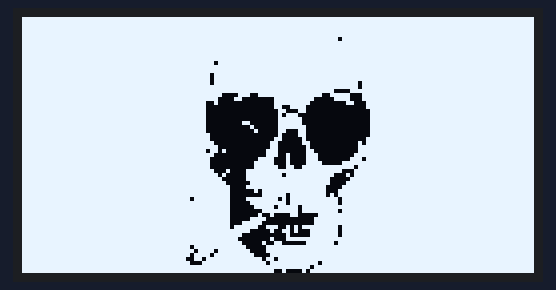
Simulated run of this sketch. Board: Arduino Uno, built with avr-gcc and run on an emulated ATmega328P. On the bench: 128×64 one-colour display.

Above: at 0.1 s.

The sketch:

jamie.ino
```cpp
#include <SPI.h>
#include <Wire.h>
#include <Adafruit_GFX.h>
#include <Adafruit_SSD1306.h>

#define SCREEN_WIDTH 128  // OLED display width, in pixels
#define SCREEN_HEIGHT 64  // OLED display height, in pixels

// Declaration for SSD1306 display connected using I2C
#define OLED_RESET -1  // Reset pin # (or -1 if sharing Arduino reset pin)
#define SCREEN_ADDRESS 0x3C
Adafruit_SSD1306 display(SCREEN_WIDTH, SCREEN_HEIGHT, &Wire, OLED_RESET);

// Declaration for SSD1306 display connected using software SPI:
//#define OLED_MOSI   9
//#define OLED_CLK   10
//#define OLED_DC    11
//#define OLED_CS    12
//#define OLED_RESET 13
//Adafruit_SSD1306 display(SCREEN_WIDTH, SCREEN_HEIGHT, OLED_MOSI, OLED_CLK, OLED_DC, OLED_RESET, OLED_CS);

// Bitmap of jamie Image
const unsigned char jamie [] PROGMEM = {
	0xff, 0xff, 0xff, 0xff, 0xff, 0xff, 0xff, 0xff, 0xff, 0xff, 0xff, 0xff, 0xff, 0xff, 0xff, 0xff,
	0xff, 0xff, 0xff, 0xff, 0xff, 0xff, 0xff, 0xff, 0xff, 0xff, 0xff, 0xff, 0xff, 0xff, 0xff, 0xff,
	0xff, 0xff, 0xff, 0xff, 0xff, 0xff, 0xff, 0xff, 0xff, 0xff, 0xff, 0xff, 0xff, 0xff, 0xff, 0xff,
	0xff, 0xff, 0xff, 0xff, 0xff, 0xff, 0xff, 0xff, 0xff, 0xff, 0xff, 0xff, 0xff, 0xff, 0xff, 0xff,
	0xff, 0xff, 0xff, 0xff, 0xff, 0xff, 0xff, 0xff, 0xff, 0xff, 0xff, 0xff, 0xff, 0xff, 0xff, 0xff,
	0xff, 0xff, 0xff, 0xff, 0xff, 0xff, 0xff, 0xff, 0xff, 0xfe, 0xff, 0xff, 0xff, 0xff, 0xff, 0xff,
	0xff, 0xff, 0xff, 0xff, 0xff, 0xff, 0xff, 0xff, 0xff, 0xff, 0xff, 0xff, 0xff, 0xff, 0xff, 0xff,
	0xff, 0xff, 0xff, 0xff, 0xff, 0xff, 0xff, 0xff, 0xff, 0xff, 0xff, 0xff, 0xff, 0xff, 0xff, 0xff,
	0xff, 0xff, 0xff, 0xff, 0xff, 0xff, 0xff, 0xff, 0xff, 0xff, 0xff, 0xff, 0xff, 0xff, 0xff, 0xff,
	0xff, 0xff, 0xff, 0xff, 0xff, 0xff, 0xff, 0xff, 0xff, 0xff, 0xff, 0xff, 0xff, 0xff, 0xff, 0xff,
	0xff, 0xff, 0xff, 0xff, 0xff, 0xff, 0xff, 0xff, 0xff, 0xff, 0xff, 0xff, 0xff, 0xff, 0xff, 0xff,
	0xff, 0xff, 0xff, 0xff, 0xff, 0xff, 0x7f, 0xff, 0xff, 0xff, 0xff, 0xff, 0xff, 0xff, 0xff, 0xff,
	0xff, 0xff, 0xff, 0xff, 0xff, 0xff, 0xff, 0xff, 0xff, 0xff, 0xff, 0xff, 0xff, 0xff, 0xff, 0xff,
	0xff, 0xff, 0xff, 0xff, 0xff, 0xff, 0xff, 0xff, 0xff, 0xff, 0xff, 0xff, 0xff, 0xff, 0xff, 0xff,
	0xff, 0xff, 0xff, 0xff, 0xff, 0xfe, 0xff, 0xff, 0xff, 0xff, 0xff, 0xff, 0xff, 0xff, 0xff, 0xff,
	0xff, 0xff, 0xff, 0xff, 0xff, 0xfe, 0xff, 0xff, 0xff, 0xff, 0xff, 0xff, 0xff, 0xff, 0xff, 0xff,
	0xff, 0xff, 0xff, 0xff, 0xff, 0xfe, 0xff, 0xff, 0xff, 0xff, 0xf7, 0xff, 0xff, 0xff, 0xff, 0xff,
	0xff, 0xff, 0xff, 0xff, 0xff, 0xff, 0xff, 0xff, 0xff, 0xff, 0xf7, 0xff, 0xff, 0xff, 0xff, 0xff,
	0xff, 0xff, 0xff, 0xff, 0xff, 0xff, 0xff, 0xff, 0xff, 0xfc, 0x3f, 0xff, 0xff, 0xff, 0xff, 0xff,
	0xff, 0xff, 0xff, 0xff, 0xff, 0xff, 0xc3, 0x9f, 0xff, 0xe7, 0xc7, 0xff, 0xff, 0xff, 0xff, 0xff,
	0xff, 0xff, 0xff, 0xff, 0xff, 0xff, 0x86, 0x01, 0xff, 0x83, 0xc7, 0xff, 0xff, 0xff, 0xff, 0xff,
	0xff, 0xff, 0xff, 0xff, 0xff, 0xfc, 0x80, 0x01, 0xff, 0x00, 0x63, 0xff, 0xff, 0xff, 0xff, 0xff,
	0xff, 0xff, 0xff, 0xff, 0xff, 0xfc, 0x00, 0x01, 0x9e, 0x00, 0x03, 0xff, 0xff, 0xff, 0xff, 0xff,
	0xff, 0xff, 0xff, 0xff, 0xff, 0xfc, 0x00, 0x00, 0xc6, 0x00, 0x01, 0xff, 0xff, 0xff, 0xff, 0xff,
	0xff, 0xff, 0xff, 0xff, 0xff, 0xfc, 0x00, 0x00, 0xb8, 0x00, 0x01, 0xff, 0xff, 0xff, 0xff, 0xff,
	0xff, 0xff, 0xff, 0xff, 0xff, 0xfc, 0x00, 0x00, 0xfc, 0x00, 0x01, 0xff, 0xff, 0xff, 0xff, 0xff,
	0xff, 0xff, 0xff, 0xff, 0xff, 0xfc, 0x01, 0x80, 0xfc, 0x00, 0x01, 0xff, 0xff, 0xff, 0xff, 0xff,
	0xff, 0xff, 0xff, 0xff, 0xff, 0xfc, 0x00, 0x40, 0xfe, 0x00, 0x01, 0xff, 0xff, 0xff, 0xff, 0xff,
	0xff, 0xff, 0xff, 0xff, 0xff, 0xfc, 0x00, 0x20, 0xc6, 0x00, 0x01, 0xff, 0xff, 0xff, 0xff, 0xff,
	0xff, 0xff, 0xff, 0xff, 0xff, 0xfe, 0x00, 0x00, 0x86, 0x00, 0x01, 0xff, 0xff, 0xff, 0xff, 0xff,
	0xff, 0xff, 0xff, 0xff, 0xff, 0xfe, 0x00, 0x01, 0x82, 0x00, 0x03, 0xff, 0xff, 0xff, 0xff, 0xff,
	0xff, 0xff, 0xff, 0xff, 0xff, 0xff, 0x00, 0x03, 0x03, 0x00, 0x0b, 0xff, 0xff, 0xff, 0xff, 0xff,
	0xff, 0xff, 0xff, 0xff, 0xff, 0xff, 0x80, 0x03, 0x01, 0x00, 0x0f, 0xff, 0xff, 0xff, 0xff, 0xff,
	0xff, 0xff, 0xff, 0xff, 0xff, 0xfd, 0xa0, 0x07, 0x01, 0x80, 0x0f, 0xff, 0xff, 0xff, 0xff, 0xff,
	0xff, 0xff, 0xff, 0xff, 0xff, 0xff, 0x00, 0x07, 0x21, 0xc0, 0x1f, 0xff, 0xff, 0xff, 0xff, 0xff,
	0xff, 0xff, 0xff, 0xff, 0xff, 0xfe, 0x00, 0x1e, 0x21, 0xc0, 0x3b, 0xff, 0xff, 0xff, 0xff, 0xff,
	0xff, 0xff, 0xff, 0xff, 0xff, 0xfe, 0x00, 0x3e, 0x21, 0xe0, 0xff, 0xff, 0xff, 0xff, 0xff, 0xff,
	0xff, 0xff, 0xff, 0xff, 0xff, 0xfe, 0x00, 0x3f, 0x33, 0xff, 0xef, 0xff, 0xff, 0xff, 0xff, 0xff,
	0xff, 0xff, 0xff, 0xff, 0xff, 0xff, 0x10, 0xff, 0xff, 0xff, 0x1f, 0xff, 0xff, 0xff, 0xff, 0xff,
	0xff, 0xff, 0xff, 0xff, 0xff, 0xff, 0xa0, 0xff, 0xbf, 0xfc, 0x5f, 0xff, 0xff, 0xff, 0xff, 0xff,
	0xff, 0xff, 0xff, 0xff, 0xff, 0xff, 0xc0, 0xff, 0xff, 0xf8, 0x3f, 0xff, 0xff, 0xff, 0xff, 0xff,
	0xff, 0xff, 0xff, 0xff, 0xff, 0xff, 0xe0, 0x7f, 0xff, 0xf8, 0x7f, 0xff, 0xff, 0xff, 0xff, 0xff,
	0xff, 0xff, 0xff, 0xff, 0xff, 0xff, 0xf0, 0xff, 0xff, 0xf0, 0xff, 0xff, 0xff, 0xff, 0xff, 0xff,
	0xff, 0xff, 0xff, 0xff, 0xff, 0xff, 0xf0, 0x2f, 0xff, 0xf1, 0xff, 0xff, 0xff, 0xff, 0xff, 0xff,
	0xff, 0xff, 0xff, 0xff, 0xff, 0xff, 0xf0, 0x0f, 0xdf, 0xf5, 0xff, 0xff, 0xff, 0xff, 0xff, 0xff,
	0xff, 0xff, 0xff, 0xff, 0xff, 0xdf, 0xf0, 0xff, 0x5f, 0xfe, 0xff, 0xff, 0xff, 0xff, 0xff, 0xff,
	0xff, 0xff, 0xff, 0xff, 0xff, 0xff, 0xf0, 0x7f, 0xdf, 0xfe, 0xff, 0xff, 0xff, 0xff, 0xff, 0xff,
	0xff, 0xff, 0xff, 0xff, 0xff, 0xff, 0xf0, 0x3e, 0xfb, 0xff, 0xff, 0xff, 0xff, 0xff, 0xff, 0xff,
	0xff, 0xff, 0xff, 0xff, 0xff, 0xff, 0xf0, 0x0f, 0xfb, 0xfe, 0xff, 0xff, 0xff, 0xff, 0xff, 0xff,
	0xff, 0xff, 0xff, 0xff, 0xff, 0xff, 0xf0, 0x12, 0x18, 0x3f, 0xff, 0xff, 0xff, 0xff, 0xff, 0xff,
	0xff, 0xff, 0xff, 0xff, 0xff, 0xff, 0xf0, 0x78, 0x00, 0x7f, 0xff, 0xff, 0xff, 0xff, 0xff, 0xff,
	0xff, 0xff, 0xff, 0xff, 0xff, 0xff, 0xf1, 0xf0, 0x00, 0x7f, 0xff, 0xff, 0xff, 0xff, 0xff, 0xff,
	0xff, 0xff, 0xff, 0xff, 0xff, 0xff, 0xf7, 0xe7, 0x2b, 0xfe, 0xff, 0xff, 0xff, 0xff, 0xff, 0xff,
	0xff, 0xff, 0xff, 0xff, 0xff, 0xff, 0xff, 0x82, 0x68, 0xfe, 0xff, 0xff, 0xff, 0xff, 0xff, 0xff,
	0xff, 0xff, 0xff, 0xff, 0xff, 0xff, 0xfe, 0x00, 0x20, 0xfe, 0xff, 0xff, 0xff, 0xff, 0xff, 0xff,
	0xff, 0xff, 0xff, 0xff, 0xff, 0xff, 0xfc, 0x02, 0x3f, 0xff, 0xff, 0xff, 0xff, 0xff, 0xff, 0xff,
	0xff, 0xff, 0xff, 0xff, 0xff, 0xff, 0xfe, 0x09, 0x81, 0xfd, 0xff, 0xff, 0xff, 0xff, 0xff, 0xff,
	0xff, 0xff, 0xff, 0xff, 0xff, 0xdf, 0xff, 0x07, 0xff, 0xff, 0xff, 0xff, 0xff, 0xff, 0xff, 0xff,
	0xff, 0xff, 0xff, 0xff, 0xff, 0xef, 0x7f, 0x87, 0xff, 0xff, 0xff, 0xff, 0xff, 0xff, 0xff, 0xff,
	0xff, 0xff, 0xff, 0xff, 0xff, 0xde, 0xff, 0xc3, 0xff, 0xff, 0xff, 0xff, 0xff, 0xff, 0xff, 0xff,
	0xff, 0xff, 0xff, 0xff, 0xff, 0x9b, 0xff, 0xf6, 0xff, 0xff, 0xff, 0xff, 0xff, 0xff, 0xff, 0xff,
	0xff, 0xff, 0xff, 0xff, 0xff, 0xc7, 0xff, 0xfb, 0xff, 0xdf, 0xff, 0xff, 0xff, 0xff, 0xff, 0xff,
	0xff, 0xff, 0xff, 0xff, 0xff, 0xff, 0xff, 0xff, 0xff, 0x7f, 0xff, 0xff, 0xff, 0xff, 0xff, 0xff,
	0xff, 0xff, 0xff, 0xff, 0xff, 0xff, 0xff, 0xfe, 0x42, 0xff, 0xff, 0xff, 0xff, 0xff, 0xff, 0xff
};


void setup() {
  Serial.begin(9600);

  // initialize the OLED object
  if (!display.begin(SSD1306_SWITCHCAPVCC, SCREEN_ADDRESS)) {
    Serial.println(F("SSD1306 allocation failed"));
    for (;;)
      ;  // Don't proceed, loop forever
  }

  // Uncomment this if you are using SPI
  //if(!display.begin(SSD1306_SWITCHCAPVCC)) {
  //  Serial.println(F("SSD1306 allocation failed"));
  //  for(;;); // Don't proceed, loop forever
  //}

  // Clear the buffer.
  display.clearDisplay();

  // Display bitmap
  display.drawBitmap(0, 0, jamie, 128, 64, WHITE);
  display.display();
}

void loop() {
}
```
